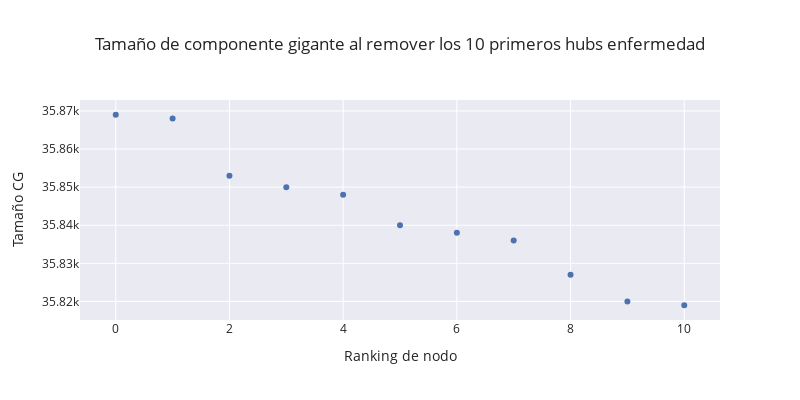
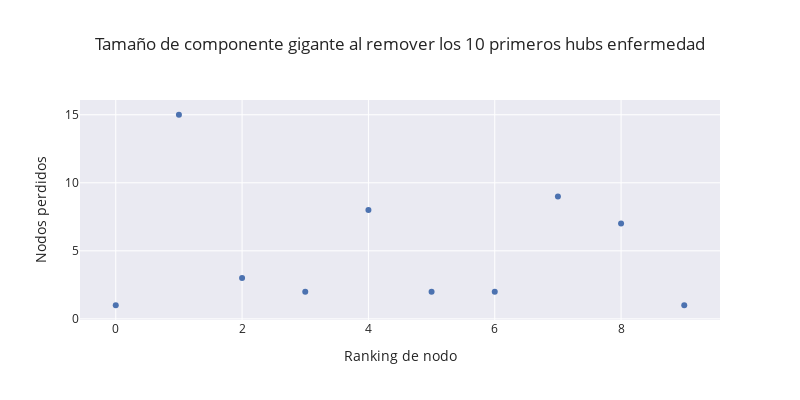

These figures' notebook cell, in order:
### Code cell
G2 = G.copy()
sizes = [gc_size(G2)]
for hub in highest_ranking:
    G2.remove_node(hub)
    sizes.append(gc_size(G2))

size_difference = [sizes[i-1] - sizes[i] for i in range(len(sizes))][1:]

fig = px.scatter(x=np.arange(len(sizes)),y=sizes,width=800, height=400, title="Tamaño de componente gigante al remover los 10 primeros hubs enfermedad").update_layout(xaxis_title="Ranking de nodo", yaxis_title="Tamaño CG")
fig.show()

fig2 = px.scatter(x=np.arange(len(sizes)-1),y=size_difference,width=800, height=400, title="Tamaño de componente gigante al remover los 10 primeros hubs enfermedad").update_layout(xaxis_title="Ranking de nodo", yaxis_title="Nodos perdidos")
fig2.show()

print(f"Al remover el hub más importante pierdo {sizes[0]-sizes[1]} nodos de la componente gigante \nAl remover los primeros 10, en total, pierdo {sizes[0] - sizes[-1]}")

### Figure 1 — Plotly figure (JSON) as saved in the notebook; plotly's stock layout.template omitted (floating-point values rounded to 4 significant figures)
{"data": [{"hovertemplate": "x=%{x}<br>y=%{y}<extra></extra>", "legendgroup": "", "marker": {"color": "rgb(76,114,176)", "symbol": "circle"}, "mode": "markers", "name": "", "orientation": "v", "showlegend": false, "type": "scatter", "x": [0, 1, 2, 3, 4, 5, 6, 7, 8, 9, 10], "xaxis": "x", "y": [35869, 35868, 35853, 35850, 35848, 35840, 35838, 35836, 35827, 35820, 35819], "yaxis": "y"}], "layout": {"height": 400, "legend": {"tracegroupgap": 0}, "title": {"text": "Tamaño de componente gigante al remover los 10 primeros hubs enfermedad"}, "width": 800, "xaxis": {"anchor": "y", "domain": [0, 1], "title": {"text": "Ranking de nodo"}}, "yaxis": {"anchor": "x", "domain": [0, 1], "title": {"text": "Tamaño CG"}}}}

### Figure 2 — Plotly figure (JSON) as saved in the notebook; plotly's stock layout.template omitted (floating-point values rounded to 4 significant figures)
{"data": [{"hovertemplate": "x=%{x}<br>y=%{y}<extra></extra>", "legendgroup": "", "marker": {"color": "rgb(76,114,176)", "symbol": "circle"}, "mode": "markers", "name": "", "orientation": "v", "showlegend": false, "type": "scatter", "x": [0, 1, 2, 3, 4, 5, 6, 7, 8, 9], "xaxis": "x", "y": [1, 15, 3, 2, 8, 2, 2, 9, 7, 1], "yaxis": "y"}], "layout": {"height": 400, "legend": {"tracegroupgap": 0}, "title": {"text": "Tamaño de componente gigante al remover los 10 primeros hubs enfermedad"}, "width": 800, "xaxis": {"anchor": "y", "domain": [0, 1], "title": {"text": "Ranking de nodo"}}, "yaxis": {"anchor": "x", "domain": [0, 1], "title": {"text": "Nodos perdidos"}}}}
